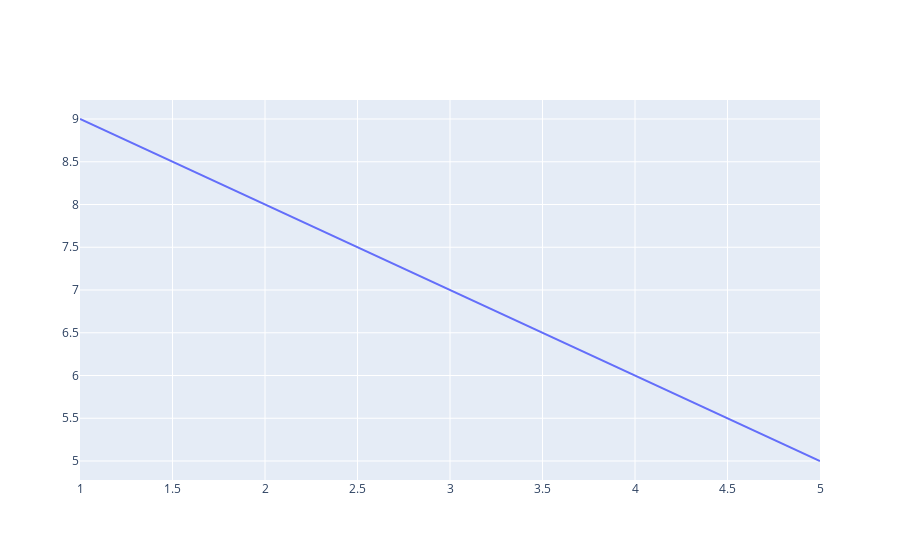

The notebook cell saved with this chart:
### Code cell
fig=go.Figure()
fig.add_trace(go.Scatter(x=[1,2,3,4,5],y=[9,8,7,6,5],mode='lines'))
fig.show()

### Figure 1 — Plotly figure (JSON) as saved in the notebook; plotly's stock layout.template omitted (floating-point values rounded to 4 significant figures)
{"data": [{"mode": "lines", "type": "scatter", "x": [1, 2, 3, 4, 5], "y": [9, 8, 7, 6, 5]}], "layout": {}}
